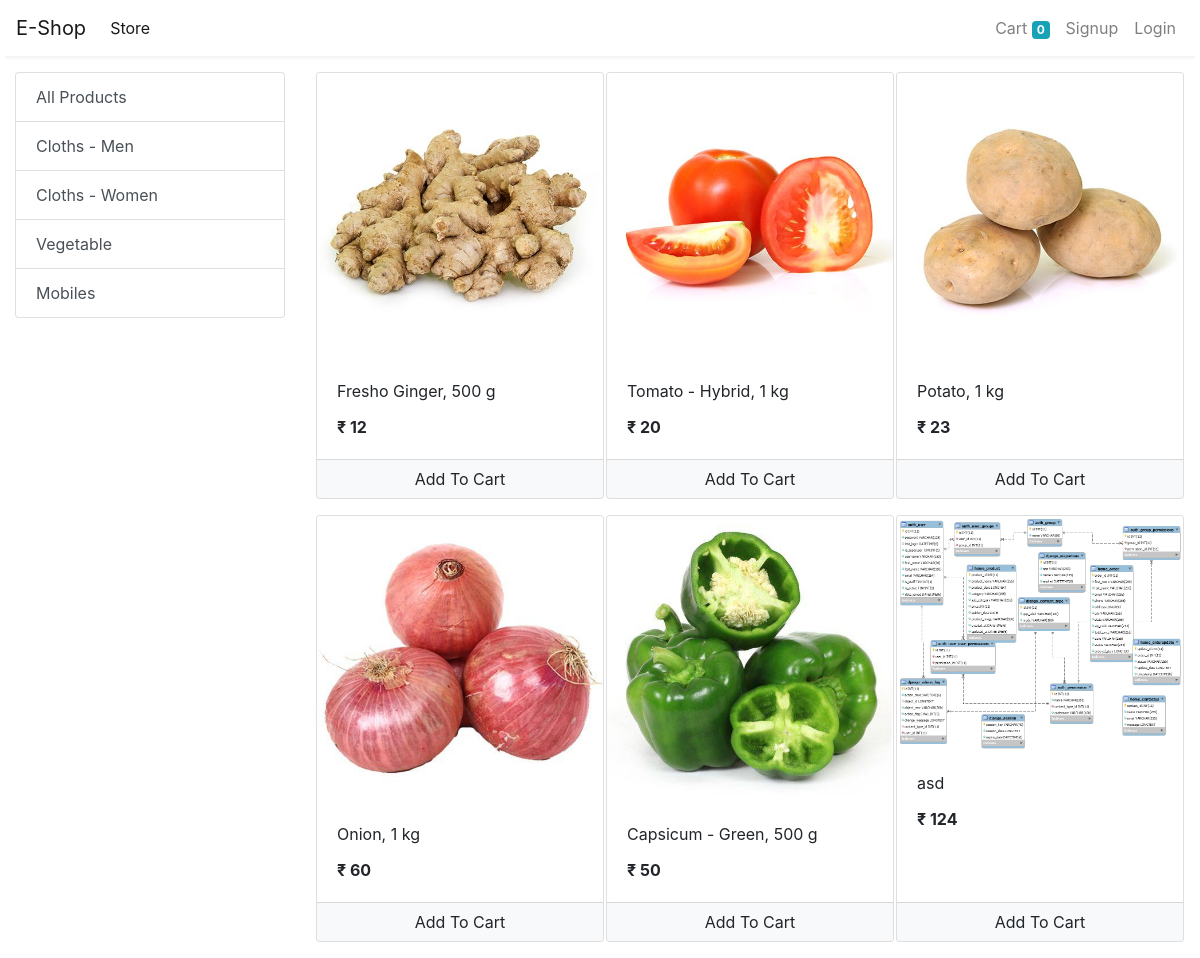
Page /store?category=3 on the earlier database version.
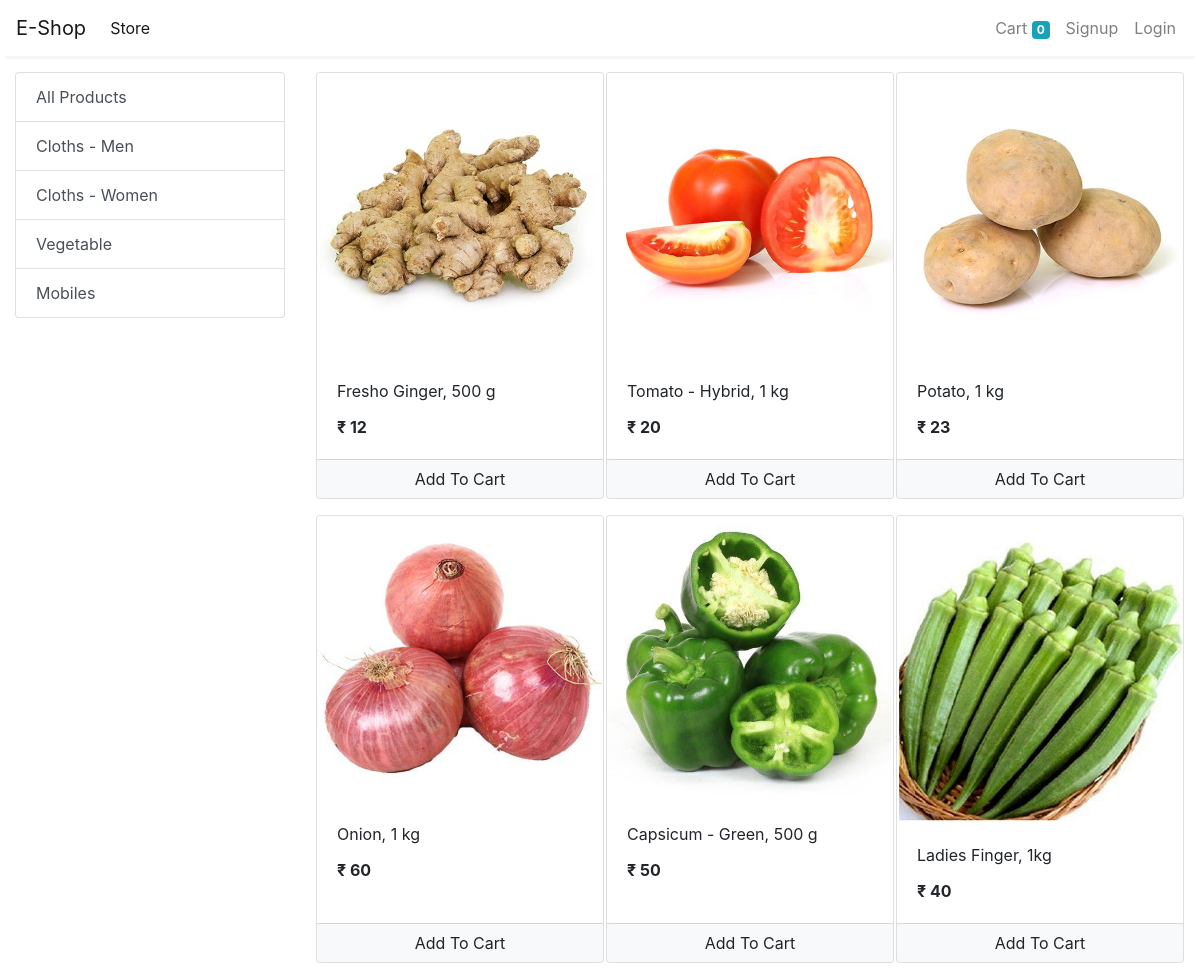
Same page on the later database version.
### store/models/category.py (models this page shows, shortened)
class Category(models.Model):
    name = models.CharField(max_length=20)
    @staticmethod
    def get_all_categories():
        return Category.objects.all()

### store/models/product.py (models this page shows, shortened)
class Product(models.Model):
    name = models.CharField(max_length=50)
    price = models.IntegerField(default=0)
    category = models.ForeignKey(Category, on_delete=models.CASCADE, default=1)
    description = models.CharField(max_length=200, default='' , null=True , blank=True)
    image = models.ImageField(upload_to='uploads/products/')
    @staticmethod
    def get_all_products_by_categoryid(category_id):
        if category_id:
            return Product.objects.filter(category = category_id)
        else:
            return Product.get_all_products();

### store/views/home.py (the view)
# urls.py: path('' , include('store.urls'))
def store(request):
    cart = request.session.get('cart')
    if not cart:
        request.session['cart'] = {}
    products = None
    categories = Category.get_all_categories()
    categoryID = request.GET.get('category')
    if categoryID:
        products = Product.get_all_products_by_categoryid(categoryID)
    else:
        products = Product.get_all_products();
    data = {}
    data['products'] = products
    data['categories'] = categories
    print('you are : ', request.session.get('email'))
    return render(request, 'index.html', data)

### store/templatetags/cart.py (called while the page is built)
@register.filter(name='is_in_cart')
def is_in_cart(product  , cart):
    keys = cart.keys()
    for id in keys:
        if int(id) == product.id:
            return True
    return False;

### store/templatetags/custom_filter.py (called while the page is built)
@register.filter(name='currency')
def currency(number):
    return "₹ "+str(number)

### store/templates/index.html (shortened to what this page needs)
{% extends 'base.html' %}
{% block content %}
{% load cart %}
{% load custom_filter %}
<div class="container-fluid mt-3">
	<div class="row">
		<div class="col-lg-3 mx-auto">
			<div class="list-group">
				<a href="/" class="list-group-item list-group-item-action">All Products</a>
				{% for category in categories %}
				<a href="/?category={{category.id}}"
					class="list-group-item list-group-item-action">{{category.name}}</a>
				{% endfor %}
			</div>
		</div>
		<div id='products' class="col-lg-9 mx-auto">
			<div class="row mx-auto">
				{% for product in products %}
				<div class="card mx-auto mb-3" id={{product.id}} style="width: 18rem;">
					<img class="card-img-top" src="{{product.image.url}}" alt="Card image cap">
					<div class="card-body">
						<p class="card-title">{{product.name}}</p>
						<p class="card-text"><b>{{product.price|currency}}</b></p>
					</div>
					<div class="card-footer p-0 no-gutters">
						{% if product|is_in_cart:request.session.cart %}
						<div class="row no-gutters">
							<form action="/#{{product.id}}" class="col-2 " method="post">
								{% csrf_token %}
								<input hidden type="text" name='product' value='{{product.id}}'>
								<input hidden type="text" name='remove' value='True'>
								<input type="submit" value=" - " class="btn btn-block btn-light border-right">
							</form>
							<div class="text-center col">{{product|cart_quantity:request.session.cart}} in Cart</div>
							<form action="/#{{product.id}}" class="col-2 " method="post">
								{% csrf_token %}
								<input hidden type="text" name='product' value='{{product.id}}'>
								<input type="submit" value=" + " class="btn btn-block btn-light border-left">
							</form>
						</div>
						{% else %}
						<form action="/#{{product.id}}" method="POST" class="btn-block">
							<input type="submit" class="float-right btn btn-light  form-control"
								value="Add To Cart">
						</form>
						{% endif %}
					</div>
				</div>
				{% endfor %}
			</div>
		</div>
	</div>
</div>
{% endblock %}

### store/templates/base.html (shortened to what this page needs)
<!doctype html>
<html lang="en">
<head>
  <link rel="stylesheet" href="https://maxcdn.bootstrapcdn.com/bootstrap/4.0.0/css/bootstrap.min.css"
>
</head>
<body>
  <nav class="one-edge-shadow
  sticky-top navbar
  navbar-expand-lg
   navbar-light bg-white">
    <a class="navbar-brand" href="/">E-Shop</a>
    <div class="collapse navbar-collapse" id="navbarSupportedContent">
      <ul class="navbar-nav mr-auto">
        <li class="nav-item active">
          <a class="nav-link" href="/store">Store <span class="sr-only">(current)</span></a>
        </li>
      </ul>
      <ul class=" navbar-nav my-2 my-lg-0">
        <li class="nav-item ">
          <a class="nav-link" href="/cart">Cart
            <span class="badge badge-info">{{request.session.cart.keys|length}}</span>
            <span class="sr-only">(current)</span></a>
        </li>
        {% if request.session.customer %}
        <li class="nav-item ">
          <a class="nav-link" href="/orders">Orders<span class="sr-only">(current)</span></a>
        </li>
        <li class="nav-item ">
          <a class="nav-link" href="/logout">Logout<span class="sr-only">(current)</span></a>
        </li>
        {% else %}
        <li class="nav-item ">
          <a class="nav-link" href="/signup">Signup<span class="sr-only">(current)</span></a>
        </li>
        <li class="nav-item ">
          <a class="nav-link" href="/login">Login<span class="sr-only">(current)</span></a>
        </li>
        {% endif %}
      </ul>
    </div>
  </nav>
    {% block content %}{% endblock %}
</body>
</html>

### store/templates/base.html (style rules this page uses)
nav { background-color: white; }
.one-edge-shadow { box-shadow: 0 8px 2px -5px rgb(246, 245, 245); }

Differences in the rows shown:
removed Product: image (picture), name "asd", price "₹ 124"
added Product: image (picture), name "Ladies Finger, 1kg", price "₹ 40"
